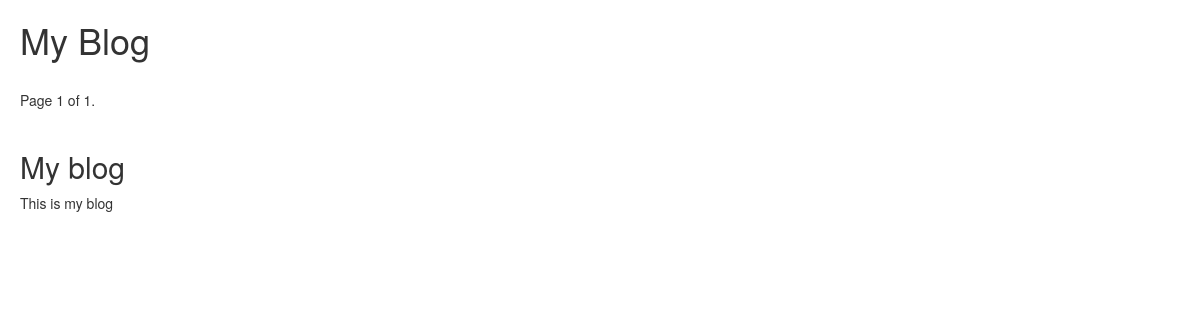
/blog/, run on an earlier commit of the app's database.
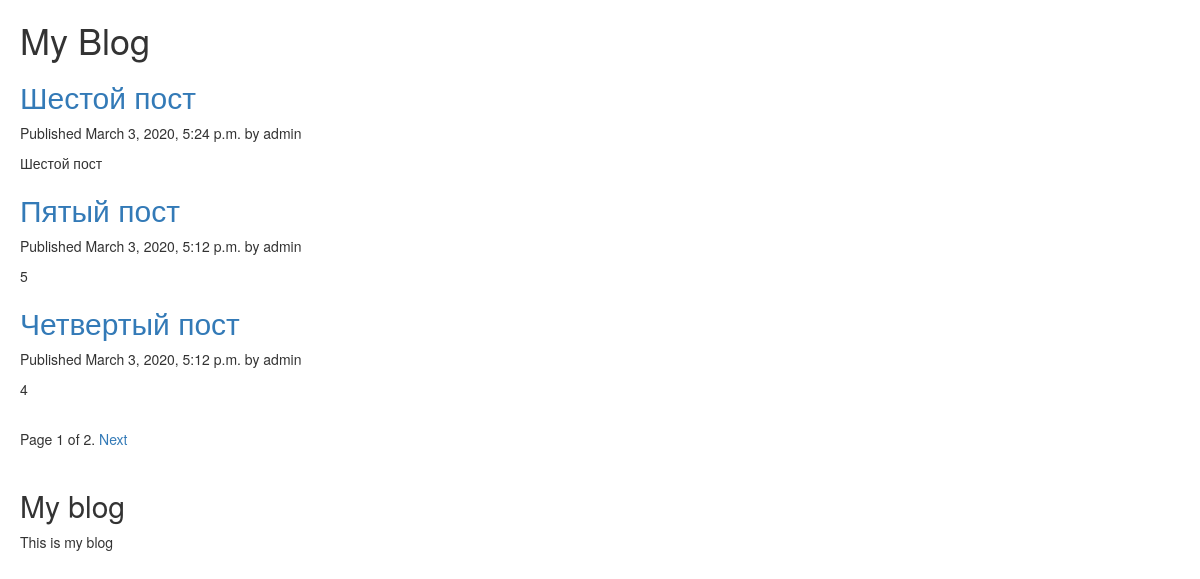
And on a later commit of the database.
### blog/models.py (models this page shows, shortened)
class Post(models.Model):
    STATUS_CHOICES = (
        ('draft', 'Draft'),
        ('published', 'Published'),
    )
    title = models.CharField(max_length=250)
    slug = models.SlugField(max_length=250, unique_for_date='publish')
    author = models.ForeignKey(User, on_delete=models.CASCADE, related_name='blog_posts')
    body = models.TextField()
    publish = models.DateTimeField(default=timezone.now)
    created = models.DateTimeField(auto_now_add=True)
    updated = models.DateTimeField(auto_now=True)
    status = models.CharField(max_length=10, choices=STATUS_CHOICES, default='draft')
    object = models.Manager()       # Менеджер по умолчанию
    published = PublishedManager()  # Новый менеджер
    def get_absolute_url(self):
        return reverse('blog:post_detail', args=[self.publish.year, self.publish.month, self.publish.day, self.slug])
    class Meta:
        ordering = ('-publish',)

### blog/views.py (the view)
# urls.py: path('', views.PostListView.as_view(), name='post_list'),
class PostListView(ListView):
    queryset = Post.published.all()
    context_object_name = 'posts'
    paginate_by = 3
    template_name = 'blog/post/list.html'

### blog/templates/blog/post/list.html (shortened to what this page needs)
{% extends "blog/base.html" %}
{% block content %}
    <h1>My Blog</h1>
    {% for post in posts %}
        <h2>
            <a href="{{ post.get_absolute_url }}">{{ post.title }}</a>
        </h2>
        <p class="date">Published {{ post.publish }} by {{ post.author }}</p>
        {{ post.body|truncatewords:30|linebreaks }}
    {% endfor %}
    {% include "pagination.html" with page=page_obj %}
{% endblock %}

### blog/templates/blog/base.html (shortened to what this page needs)
{% load static %}
<!DOCTYPE html>
<html>
    <head>
        <link rel="stylesheet" href="//maxcdn.bootstrapcdn.com/bootstrap/3.2.0/css/bootstrap.min.css">
        <link rel="stylesheet" href="//maxcdn.bootstrapcdn.com/bootstrap/3.2.0/css/bootstrap-theme.min.css">
        <link href="{% static 'css/blog.css' %}" rel="stylesheet">
    </head>
    <body>
        <div id="content">
            {% block content %}{% endblock %}
        </div>
        <div id="sidebar">
            <h2>My blog</h2>
            <p>This is my blog</p>
        </div>
    </body>
</html>

### blog/templates/pagination.html (shortened to what this page needs)
<div class="pagination">
    <span class="step-links">
        <span class="current">
            Page {{ page.number }} of {{ page.paginator.num_pages }}.
        </span>
        {% if page.has_next %}
            <a href="?page={{page.next_page_number}}">Next</a>
        {% endif %}
    </span>
</div>

### blog/static/css/blog.css (style rules this page uses)
body { margin: 20px; }

What changed in the data, as far as the page shows it:
added Post: title "Шестой пост", publish "March 3, 2020, 5:24 p.m.", author "admin", body "Шестой пост"
added Post: title "Пятый пост", publish "March 3, 2020, 5:12 p.m.", author "admin", body "5"
added Post: title "Четвертый пост", publish "March 3, 2020, 5:12 p.m.", author "admin", body "4"
Also different on the page:
{{ page.paginator.num_pages }}: "1" → "2"
text now shown: "Next"
